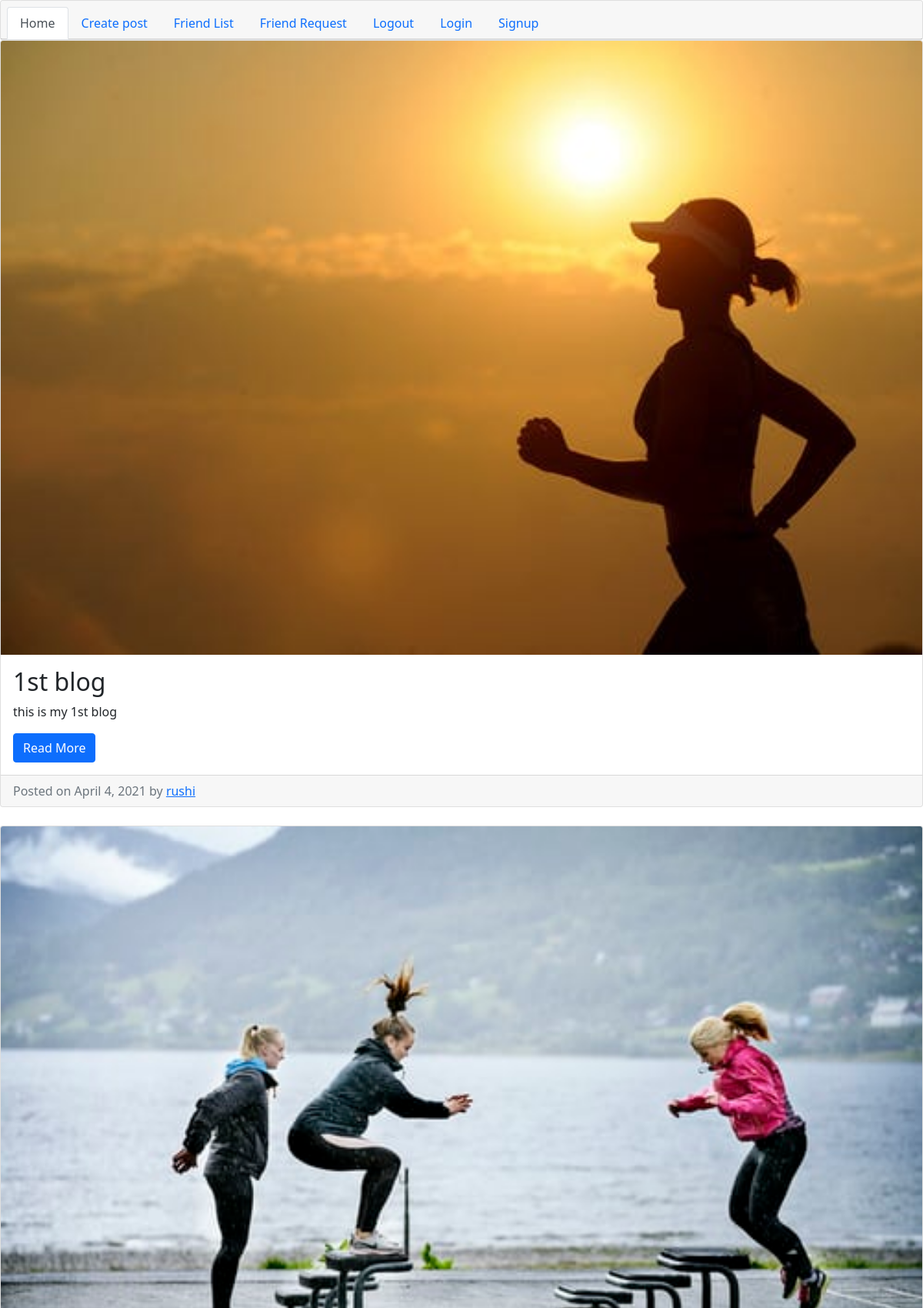
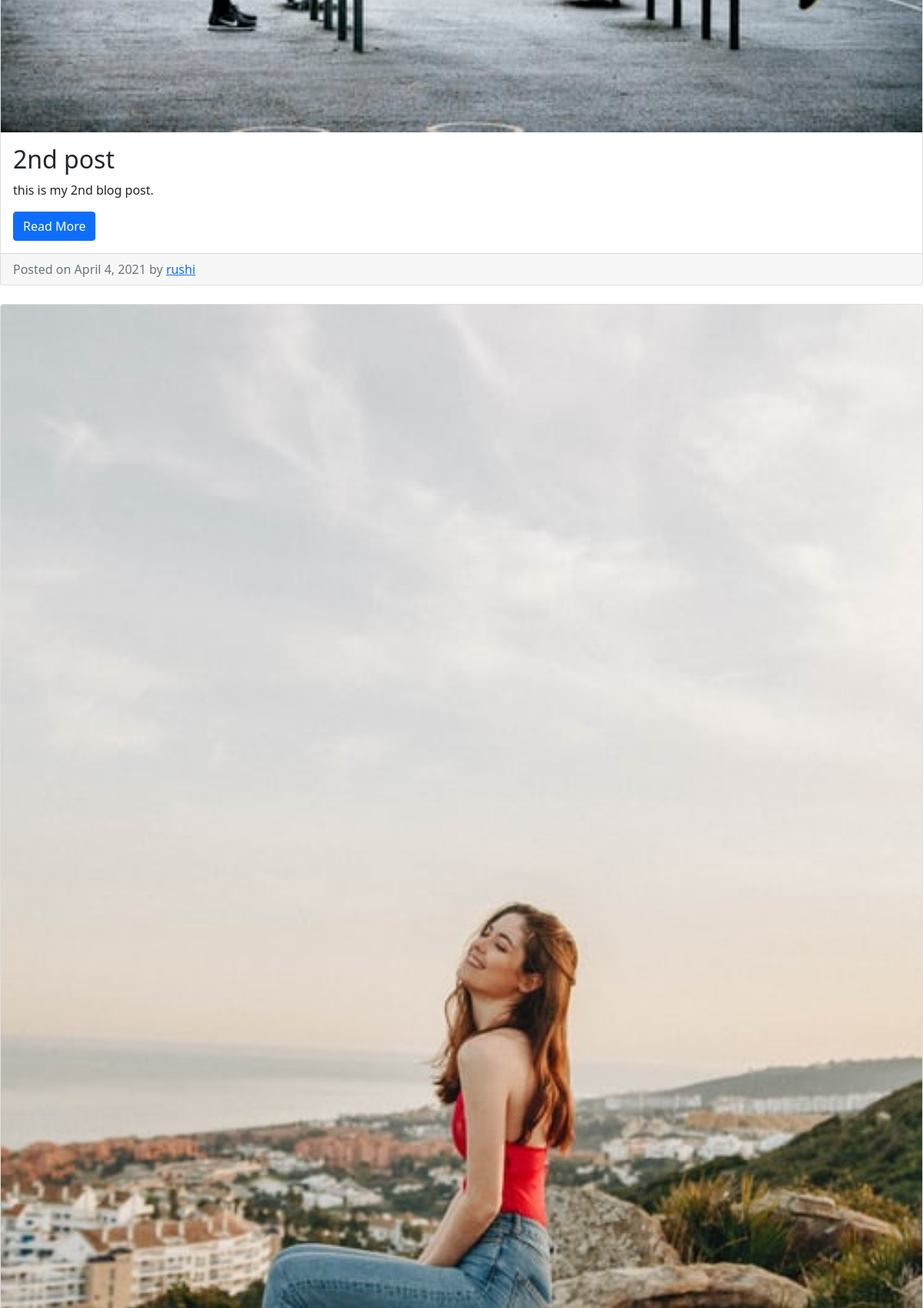
The app's page /base/ (upper part) with its own data (2 pictures, top to bottom).
### facebook_app/models.py (models this page shows)
class Blog(models.Model):
    user_id = models.ForeignKey(User,on_delete=models.CASCADE)
    image = models.ImageField(upload_to='image/')
    title = models.CharField('Post title',max_length=100)
    description = models.TextField('Post Description')
    posted_date = models.DateField(default=date.today)
    good_name = models.CharField('Good name',max_length=100)

### facebook_app/views.py (the view)
# urls.py: path('base/', views.base, name='base'),
def base(request):
    fetch_data = Blog.objects.all()
    return render(request, "base.html",{'data':fetch_data})

### facebook_app/templates/base.html (shortened to what this page needs)
{% load static %}
<!doctype html>
<html lang="en">
  <head>
    <link href="https://cdn.jsdelivr.net/npm/bootstrap@5.0.0-beta3/dist/css/bootstrap.min.css" rel="stylesheet">
  </head>
  <body>
    {% block content %}
    <div class="card text-center">
        <div class="card-header">
          <ul class="nav nav-tabs card-header-tabs">
            <li class="nav-item">
              <a class="nav-link active" aria-current="true" href="#">Home</a>
            </li>
            <li class="nav-item">
              <a class="nav-link" href="{% url 'create_post' %}">Create post</a>
            </li>
            <li class="nav-item">
              <a class="nav-link" href="{% url 'friend_list' %}">Friend List</a>
            </li>
            <li class="nav-item">
              <a class="nav-link" href="{% url 'friend_request' %}">Friend Request</a>
            </li>
            <li class="nav-item">
              <a class="nav-link" href="{% url 'logout' %}">Logout</a>
            </li>
            <li class="nav-item">
              <a class="nav-link" href="{% url 'login' %}">Login</a>
            </li>
            <li class="nav-item">
              <a class="nav-link" href="{% url 'signup' %}">Signup</a>
            </li>
          </ul>
        </div>
      </div>
    {% for var in data %}
      <div class="card mb-4">
        <img class="card-img-top" src="{{ var.image.url}}" alt="Card image cap">
        <div class="card-body">
          <h2 class="card-title">{{ var.title }}</h2>
          <p class="card-text">{{ var.description }}</p>
          <a href="{% url 'readmore' var.id %}" class="btn btn-primary">Read More</a>
        </div>
        <div class="card-footer text-muted">
          Posted on {{ var.posted_date }} by
          <a href="#">{{ var.good_name }}</a>
        </div>
      </div>
    {% endfor %}
    {% endblock %}
  </body>
</html>

### records on screen
Blog: image (picture), title "1st blog", description "this is my 1st blog", posted_date "April 4, 2021", good_name "rushi"
Blog: image (picture), title "2nd post", description "this is my 2nd blog post.", posted_date "April 4, 2021", good_name "rushi"
Blog: image (picture)
